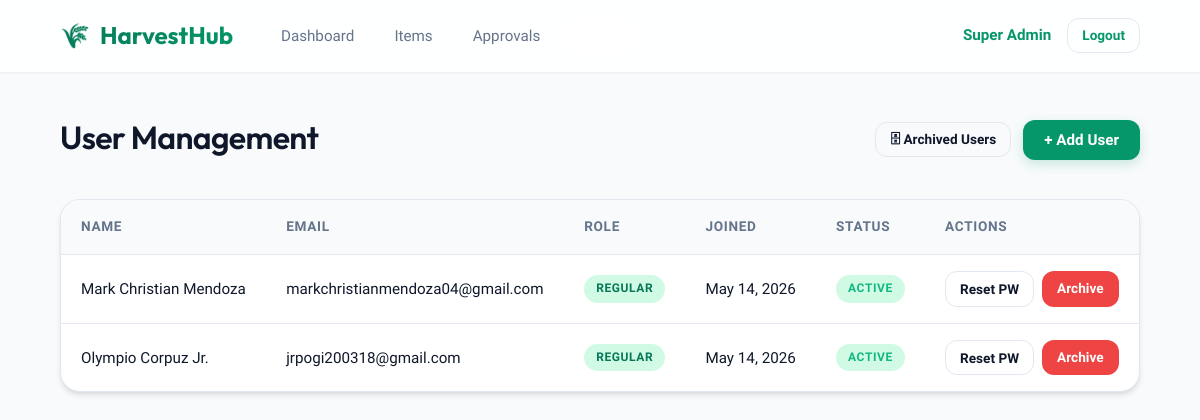
The page /pages/users.php (signed in) on the database its author committed.
### tables this page shows
CREATE TABLE IF NOT EXISTS `users` (
    `id`          INT UNSIGNED AUTO_INCREMENT PRIMARY KEY,
    `name`        VARCHAR(100)  NOT NULL,
    `email`       VARCHAR(150)  NOT NULL UNIQUE,
    `password`    VARCHAR(255)  NOT NULL,
    `role`        ENUM('super_admin','admin','regular') NOT NULL DEFAULT 'regular',
    `is_archived` TINYINT(1)    NOT NULL DEFAULT 0,
    `created_at`  DATETIME      NOT NULL DEFAULT CURRENT_TIMESTAMP,
    `updated_at`  DATETIME      NOT NULL DEFAULT CURRENT_TIMESTAMP ON UPDATE CURRENT_TIMESTAMP,

    INDEX `idx_users_email`      (`email`),
    INDEX `idx_users_role`       (`role`),
    INDEX `idx_users_archived`   (`is_archived`)
);

### includes/functions.php (called while the page is built, shortened)
<?php
function e(string $value): string {
    return htmlspecialchars($value, ENT_QUOTES | ENT_SUBSTITUTE, 'UTF-8');
}

### includes/hash.php (called while the page is built, shortened)
<?php
function hash_id(int $id): string {
    return hash_hmac('sha256', (string)$id, SECRET_KEY);
}

### pages/users.php (the view, shortened to what this page needs)
<?php
require_once __DIR__ . '/../includes/functions.php';
require_once __DIR__ . '/../includes/hash.php';
$role    = current_role();
$tab = $_GET['tab'] ?? 'active';
$archived_flag = ($tab === 'archived') ? 1 : 0;
if ($role === 'super_admin') {
    $stmt = mysqli_prepare($conn,
        "SELECT * FROM users WHERE is_archived=? AND role != 'super_admin' ORDER BY role, name"
    );
} else {
    $stmt = mysqli_prepare($conn,
        "SELECT * FROM users WHERE is_archived=? AND role='regular' ORDER BY name"
    );
}
mysqli_stmt_bind_param($stmt, 'i', $archived_flag);
mysqli_stmt_execute($stmt);
$result = mysqli_stmt_get_result($stmt);
$users  = [];
while ($row = mysqli_fetch_assoc($result)) $users[] = $row;
?>
<!DOCTYPE html>
<html lang="en">
<head>
<link rel="stylesheet" href="<?= BASE_URL ?>/assets/css/style.css">
</head>
<body>
<?php include __DIR__ . '/../includes/navbar.php'; ?>
<main class="main-content">
    <div class="page-header">
        <h2><?= $tab === 'archived' ? 'Archived Users' : 'User Management' ?></h2>
        <div class="header-actions">
            <a href="?tab=<?= $tab === 'archived' ? 'active' : 'archived' ?>" class="btn btn-outline btn-sm">
                <?= $tab === 'archived' ? '👥 Active Users' : '🗄 Archived Users' ?>
            </a>
            <button class="btn btn-primary" onclick="openModal('addUserModal')">+ Add User</button>
        </div>
    </div>
    <div class="table-wrapper">
        <table class="data-table">
            <thead>
                <tr>
                    <th>Name</th>
                    <th>Email</th>
                    <th>Role</th>
                    <th>Joined</th>
                    <th>Status</th>
                    <th>Actions</th>
                </tr>
            </thead>
            <tbody>
            <?php foreach ($users as $u): ?>
                <tr>
                    <td><?= e($u['name']) ?></td>
                    <td><?= e($u['email']) ?></td>
                    <td><span class="badge badge-<?= $u['role'] ?>"><?= e(str_replace('_',' ',$u['role'])) ?></span></td>
                    <td><?= e(date('M d, Y', strtotime($u['created_at']))) ?></td>
                    <td>
                        <span class="badge <?= $u['is_archived'] ? 'badge-danger' : 'badge-success' ?>">
                            <?= $u['is_archived'] ? 'Archived' : 'Active' ?>
                        </span>
                    </td>
                    <td class="actions">
                        <?php if (!$u['is_archived']): ?>
                        <button class="btn btn-sm btn-outline"
                            onclick="openResetModal('<?= hash_id($u['id']) ?>', '<?= e($u['name']) ?>')">
                            Reset PW
                        </button>
                        <a href="?action=archive&h=<?= hash_id($u['id']) ?>"
                           class="btn btn-sm btn-danger"
                           onclick="return confirm('Archive <?= e($u['name']) ?>?')">Archive</a>
                        <?php else: ?>
                        <a href="?action=restore&h=<?= hash_id($u['id']) ?>"
                           class="btn btn-sm btn-success"
                           onclick="return confirm('Restore this user?')">Restore</a>
                        <?php endif; ?>
                    </td>
                </tr>
            <?php endforeach; ?>
            </tbody>
        </table>
    </div>
</main>
</body>
</html>

### assets/css/style.css (style rules this page uses)
*, *::before, *::after { box-sizing: border-box; margin: 0; padding: 0; }
:root { --primary: #059669; --primary-dark: #047857; --primary-light: #34d399; --primary-pale: #d1fae5; --secondary: #0f172a; --accent: #f59e0b; --bg: #f8fafc; --surface: #ffffff; --border: #e2e8f0; --text: #1e293b; --text-muted: #64748b; --danger: #ef4444; --danger-light: #fee2e2; --success: #10b981; --success-light: #d1fae5; --info: #3b82f6; --info-light: #dbeafe; --warn: #f59e0b; --warn-light: #fef3c7; --radius: 12px; --radius-lg: 20px; --radius-pill: 9999px; --shadow-sm: 0 1px 2px 0 rgba(0, 0, 0, 0.05); --shadow: 0 4px 6px -1px rgba(0, 0, 0, 0.1), 0 2px 4px -1px rgba(0, 0, 0, 0.06); --shadow-md: 0 10px 15px -3px rgba(0, 0, 0, 0.1), 0 4px 6px -2px rgba(0, 0, 0, 0.05); --shadow-lg: 0 20px 25px -5px rgba(0, 0, 0, 0.1), 0 10px 10px -5px rgba(0, 0, 0, 0.04); --font: 'Plus Jakarta Sans', sans-serif; --font-heading: 'Outfit', sans-serif; --navbar-h: 72px; --transition: all 0.3s cubic-bezier(0.4, 0, 0.2, 1); }
html { font-size: 16px; scroll-behavior: smooth; }
body { font-family: var(--font); background: var(--bg); color: var(--text); line-height: 1.6; min-height: 100vh; -webkit-font-smoothing: antialiased; }
h1, h2, h3, h4, h5, h6 { font-family: var(--font-heading); font-weight: 600; color: var(--secondary); letter-spacing: -0.02em; }
.main-content { max-width: 1200px; margin: 0 auto; padding: 40px 5%; animation: fadeIn 0.5s ease-out; }
.page-header { display: flex; align-items: center; justify-content: space-between; margin-bottom: 32px; flex-wrap: wrap; gap: 16px; }
.page-header h2 { font-size: 2rem; color: var(--secondary); margin-bottom: 4px; }
.header-actions { display: flex; gap: 12px; align-items: center; flex-wrap: wrap; }
.btn { display: inline-flex; align-items: center; justify-content: center; gap: 8px; padding: 10px 20px; border-radius: var(--radius); font-family: var(--font); font-size: 0.95rem; font-weight: 600; cursor: pointer; border: 1.5px solid transparent; text-decoration: none; transition: var(--transition); white-space: nowrap; }
.btn-primary { background: var(--primary); color: #fff; box-shadow: 0 4px 12px rgba(5, 150, 105, 0.2); }
.btn-outline { background: transparent; color: var(--secondary); border-color: var(--border); }
.btn-danger { background: var(--danger); color: #fff; }
.btn-sm { padding: 6px 14px; font-size: 0.85rem; }
.badge { display: inline-flex; align-items: center; justify-content: center; padding: 4px 12px; border-radius: var(--radius-pill); font-size: 0.75rem; font-weight: 700; text-transform: uppercase; letter-spacing: 0.05em; }
.badge-regular { background: var(--primary-pale); color: var(--primary-dark); }
.badge-success { background: var(--success-light); color: var(--success); }
.table-wrapper { overflow-x: auto; background: var(--surface); border-radius: var(--radius-lg); box-shadow: var(--shadow); border: 1px solid var(--border); }
.data-table { width: 100%; border-collapse: collapse; font-size: 0.95rem; }
.data-table th { background: var(--bg); color: var(--text-muted); padding: 16px 20px; text-align: left; font-weight: 600; font-size: 0.85rem; text-transform: uppercase; letter-spacing: 0.05em; border-bottom: 1.5px solid var(--border); white-space: nowrap; }
.data-table td { padding: 16px 20px; border-bottom: 1px solid var(--border); vertical-align: middle; color: var(--secondary); font-weight: 500; }
.data-table tr:last-child td { border-bottom: none; }
.data-table tbody tr { transition: var(--transition); }
.data-table .actions { display: flex; gap: 8px; flex-wrap: wrap; }

### rows shown on the page
users: name "Mark Christian Mendoza", email "markchristianmendoza04@gmail.com", role "REGULAR", created_at "May 14, 2026", is_archived "ACTIVE"
users: name "Olympio Corpuz Jr.", email "jrpogi200318@gmail.com", role "REGULAR", created_at "May 14, 2026", is_archived "ACTIVE"

### other values the page prints
$_SESSION['user_name'] "Super Admin"
